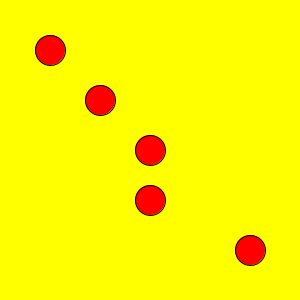
Frame 1 (no input)
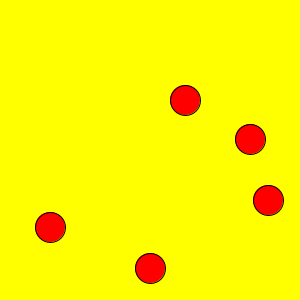
Frame 60 (the mouse pressed at the canvas centre just before this capture)
Frame 120 (the mouse held since frame 60 and released just before this capture): identical to frame 60, image omitted

The Processing sketch that drew these frames (run headless with seeded random() and noise(); from frame 60 on, the mouse is pressed at the canvas centre):

// Processing sketch: processing_91184
// ── processing_91184.pde

int [] awesomeArray = {50,100,150,200,250};
int [] goFastArray = {3,-5,2,-5,3};


void setup()
{
  size(300,300);
  background(0);
}

void border()
{
  fill(255,0,0);
  if (mouseX > 280 || mouseX < 20 || mouseY > 280)
  {
    balls();
  }
}

void balls()
{
  background(255,255,0);
  ellipse(50, awesomeArray[0], 30, 30);
  ellipse(awesomeArray[1], 100, 30, 30);
  ellipse(150, awesomeArray[2], 30, 30);
  ellipse(awesomeArray[2], 200, 30, 30);
  ellipse(250, awesomeArray[4], 30, 30);
  awesomeArray[0] = awesomeArray[0] + goFastArray[0];
  awesomeArray[1] = awesomeArray[1] + goFastArray[1];
  awesomeArray[2] = awesomeArray[2] + goFastArray[2];
  awesomeArray[3] = awesomeArray[3] + goFastArray[3];
  awesomeArray[4] = awesomeArray[4] + goFastArray[4];
  if (awesomeArray[0] > 280 || awesomeArray[0] < 0)
  goFastArray[0] = goFastArray[0] * -1;
  if (awesomeArray[1] > 280 || awesomeArray[1] < 0)
  goFastArray[1] = goFastArray[1] * -1;
  if (awesomeArray[2] > 280 || awesomeArray[2] < 0)
  goFastArray[2] = goFastArray[2] * -1;
  if (awesomeArray[3] > 280 || awesomeArray[3] < 0)
  goFastArray[3] = goFastArray[3] * -1;
  if (awesomeArray[4] > 280 || awesomeArray[4] < 0)
  goFastArray[4] = goFastArray[4] * -1;
}
   

void draw()
{
  border();
}
